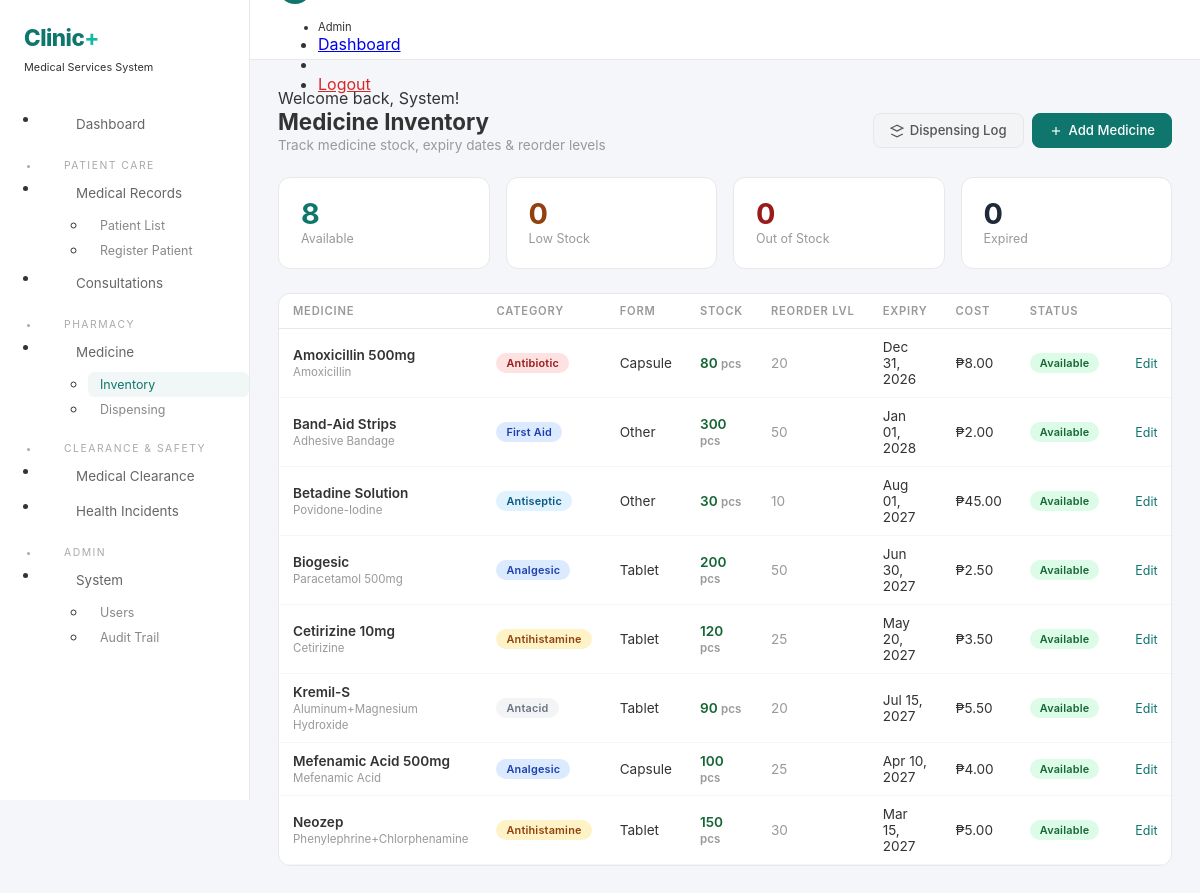
/modules/medicine_inventory/index.php (signed in), run on the app's committed database.
### tables this page shows
CREATE TABLE `medicines` (
  `medicine_id` int(11) NOT NULL AUTO_INCREMENT,
  `name` varchar(200) NOT NULL,
  `generic_name` varchar(200) DEFAULT NULL,
  `category` enum('Analgesic','Antibiotic','Antiviral','Antiseptic','Vitamins','First Aid','Antacid','Antihistamine','Antifungal','Other') DEFAULT 'Other',
  `dosage_form` enum('Tablet','Capsule','Syrup','Cream','Ointment','Injection','Drops','Inhaler','Other') DEFAULT 'Tablet',
  `unit` varchar(50) DEFAULT 'pcs',
  `stock_quantity` int(11) NOT NULL DEFAULT 0,
  `reorder_level` int(11) DEFAULT 10,
  `expiry_date` date DEFAULT NULL,
  `supplier` varchar(150) DEFAULT NULL,
  `unit_cost` decimal(10,2) DEFAULT 0.00,
  `status` enum('Available','Low Stock','Out of Stock','Expired') DEFAULT 'Available',
  `created_at` timestamp NOT NULL DEFAULT current_timestamp(),
  `updated_at` timestamp NOT NULL DEFAULT current_timestamp() ON UPDATE current_timestamp(),
  PRIMARY KEY (`medicine_id`)
);

### config/db.php (called while the page is built, shortened)
<?php
class Database {
    private static ?PDO $connection = null;
    public static function getConnection(): PDO {
        if (self::$connection === null) {
            try { $dsn = sprintf('mysql:host=%s;dbname=%s;charset=%s', self::DB_HOST, self::DB_NAME, self::DB_CHARSET);
                self::$connection = new PDO($dsn, self::DB_USER, self::DB_PASS, self::PDO_OPTIONS);
            } catch (PDOException $e) { $ld=__DIR__.'/../logs'; if(!is_dir($ld))mkdir($ld,0755,true); error_log("[".date('Y-m-d H:i:s')."] DB: ".$e->getMessage().PHP_EOL,3,$ld.'/db_errors.log'); throw new RuntimeException('Database unavailable.'); }
        } return self::$connection;
    }
}

### controllers/ClinicController.php (called while the page is built, shortened)
<?php
require_once __DIR__.'/../config/db.php';
require_once __DIR__.'/../includes/helpers.php';
require_once __DIR__.'/../models/BaseModel.php';
class ClinicController {
    private Medicine $medicine;
    public function __construct() {
        $this->medicine = new Medicine();
    }
    public function getMedicines(): array { $this->medicine->refreshStatuses(); return $this->medicine->all([],'name ASC'); }
}

### models/BaseModel.php (called while the page is built, shortened)
<?php
abstract class BaseModel {
    protected PDO $db;
    protected string $table;
    public function __construct() { $this->db = Database::getConnection(); }
    public function all(array $cond=[], string $order=''): array {
        $sql="SELECT * FROM {$this->table}"; $p=[];
        if($order)$sql.=" ORDER BY $order"; $stmt=$this->db->prepare($sql); $stmt->execute($p); return $stmt->fetchAll(PDO::FETCH_ASSOC);
    }
}

### modules/medicine_inventory/index.php (the view, shortened to what this page needs)
<?php
require_once __DIR__.'/../../controllers/ClinicController.php';
$ctrl=new ClinicController();
$medicines=$ctrl->getMedicines();
$showAdd=($_GET['action']??'')==='add';
$showEdit=isset($_GET['edit']);
$editMed=null;
$stats=['total'=>count($medicines),'available'=>0,'low'=>0,'out'=>0,'expired'=>0];
foreach($medicines as $m){
    if($m['status']==='Available')$stats['available']++;
    elseif($m['status']==='Low Stock')$stats['low']++;
    elseif($m['status']==='Out of Stock')$stats['out']++;
    elseif($m['status']==='Expired')$stats['expired']++;
}
$pageTitle='Medicine Inventory';include __DIR__.'/../../includes/layout_top.php';
?>
<div class="page-hd">
<div><h3>Medicine Inventory</h3><p>Track medicine stock, expiry dates &amp; reorder levels</p></div>
<div class="flex gap-8">
<a href="<?=get_module_path('medicine_inventory')?>/dispensing.php" class="btn btn-s"><svg width="14" height="14" viewBox="0 0 24 24" fill="none" stroke="currentColor" stroke-width="2"><path d="M12 2L2 7l10 5 10-5-10-5z"/><path d="M2 17l10 5 10-5"/></svg> Dispensing Log</a>
<a href="?action=add" class="btn btn-p"><svg width="14" height="14" viewBox="0 0 24 24" fill="none" stroke="currentColor" stroke-width="2"><line x1="12" y1="5" x2="12" y2="19"/><line x1="5" y1="12" x2="19" y2="12"/></svg> Add Medicine</a>
</div>
</div>
<div class="st-row">
<div class="st"><div class="st-v" style="color:#0f766e"><?=$stats['available']?></div><div class="st-l">Available</div></div>
<div class="st"><div class="st-v" style="color:#92400e"><?=$stats['low']?></div><div class="st-l">Low Stock</div></div>
<div class="st"><div class="st-v" style="color:#991b1b"><?=$stats['out']?></div><div class="st-l">Out of Stock</div></div>
<div class="st"><div class="st-v" style="color:#1f2937"><?=$stats['expired']?></div><div class="st-l">Expired</div></div>
</div>
<?php if($showAdd||($showEdit&&$editMed)):$m=$editMed;$isEdit=(bool)$m;?>
<?php else:?>
<div class="card"><div class="card-bd np"><div class="overflow-x">
<table class="tbl"><thead><tr><th>Medicine</th><th>Category</th><th>Form</th><th>Stock</th><th>Reorder Lvl</th><th>Expiry</th><th>Cost</th><th>Status</th><th></th></tr></thead><tbody>
<?php foreach($medicines as $m):
    $expSoon=$m['expiry_date']&&strtotime($m['expiry_date'])<=strtotime('+90 days');
?><tr>
<td><span class="text-bold"><?=sanitize_output($m['name'])?></span><br><span class="text-xs text-muted"><?=sanitize_output($m['generic_name']??'')?></span></td>
<td><?=get_status_badge($m['category'])?></td>
<td class="text-sm"><?=sanitize_output($m['dosage_form'])?></td>
<td class="text-bold" style="color:<?=$m['stock_quantity']<=($m['reorder_level']??10)?'#dc2626':'#166534'?>"><?=$m['stock_quantity']?> <span class="text-xs text-muted"><?=sanitize_output($m['unit']??'')?></span></td>
<td class="text-sm text-muted"><?=$m['reorder_level']?></td>
<td class="text-xs <?=$expSoon?'text-bold':''?>" style="<?=$expSoon?'color:#dc2626':''?>"><?=format_date($m['expiry_date'])?></td>
<td class="text-sm"><?=format_currency((float)$m['unit_cost'])?></td>
<td><?=get_status_badge($m['status'])?></td>
<td><a href="?edit=<?=$m['medicine_id']?>" class="btn-txt" style="font-size:.78rem">Edit</a></td>
</tr><?php endforeach;?>
</tbody></table>
</div></div></div>
<?php endif;?>
<?php include __DIR__.'/../../includes/layout_bottom.php';?>

### includes/helpers.php (shortened to what this page needs)
<?php
function sanitize_output(string $d): string { return htmlspecialchars($d, ENT_QUOTES, 'UTF-8'); }
function base_url(): string { $p=(!empty($_SERVER['HTTPS'])&&$_SERVER['HTTPS']!=='off')?'https':'http'; return "{$p}://".($_SERVER['HTTP_HOST']??'localhost')."/clinic"; }
function get_module_path(string $m): string { return base_url()."/modules/{$m}"; }
function format_date(?string $d, string $f='M d, Y'): string { if(!$d)return "\xe2\x80\x94"; $t=strtotime($d); return $t?date($f,$t):''; }
function format_currency(float $a): string { return "\xe2\x82\xb1".number_format($a,2); }
function get_status_badge(string $s): string {
    $m=['Active'=>'success','Inactive'=>'secondary','Graduated'=>'info','Pending'=>'warning','Cleared'=>'success','Not Cleared'=>'danger','Conditional'=>'warning',
        'Open'=>'danger','Under Review'=>'warning','Resolved'=>'success','Closed'=>'secondary',
        'Ongoing'=>'info','Completed'=>'success','Follow-up'=>'warning','Referred'=>'primary',
        'Available'=>'success','Low Stock'=>'warning','Out of Stock'=>'danger','Expired'=>'dark',
        'Minor'=>'info','Moderate'=>'warning','Severe'=>'danger','Critical'=>'dark',
        'Physical Exam'=>'primary','Lab Result'=>'info','Vaccination'=>'success','Dental'=>'warning','Vision'=>'info','Xray'=>'secondary','Medical History'=>'dark','Other'=>'secondary',
        'Injury'=>'danger','Illness'=>'warning','Allergic Reaction'=>'danger','Fainting'=>'warning','Seizure'=>'danger','Mental Health'=>'info','Accident'=>'danger',
        'Analgesic'=>'primary','Antibiotic'=>'danger','Antiviral'=>'warning','Antiseptic'=>'info','Vitamins'=>'success','First Aid'=>'primary','Antacid'=>'secondary','Antihistamine'=>'warning','Antifungal'=>'info',
        'Tablet'=>'primary','Capsule'=>'info','Syrup'=>'warning','Cream'=>'secondary','Ointment'=>'secondary',
        'Enrollment'=>'primary','OJT'=>'info','Sports'=>'success','Graduation'=>'dark','Employment'=>'warning','Field Trip'=>'info',
        'Archived'=>'secondary','Draft'=>'secondary','Male'=>'primary','Female'=>'info','Unknown'=>'secondary',
        'A+'=>'danger','A-'=>'danger','B+'=>'info','B-'=>'info','AB+'=>'warning','AB-'=>'warning','O+'=>'success','O-'=>'success'];
    $c=$m[$s]??'secondary';
    return '<span class="bd bd-'.$c.'">'.sanitize_output($s).'</span>';
}

### data on the page
medicines: name "Amoxicillin 500mg", generic_name "Amoxicillin", category "Antibiotic Available", dosage_form "Capsule", stock_quantity "80", unit "pcs", reorder_level "20", expiry_date "Dec 31, 2026", unit_cost "₱8.00"
medicines: name "Band-Aid Strips", generic_name "Adhesive Bandage", category "First Aid Available", dosage_form "Other", stock_quantity "300", unit "pcs", reorder_level "50", expiry_date "Jan 01, 2028", unit_cost "₱2.00"
medicines: name "Betadine Solution", generic_name "Povidone-Iodine", category "Antiseptic Available", dosage_form "Other", stock_quantity "30", unit "pcs", reorder_level "10", expiry_date "Aug 01, 2027", unit_cost "₱45.00"
medicines: name "Biogesic", generic_name "Paracetamol 500mg", category "Analgesic Available", dosage_form "Tablet", stock_quantity "200", unit "pcs", reorder_level "50", expiry_date "Jun 30, 2027", unit_cost "₱2.50"
medicines: name "Cetirizine 10mg", generic_name "Cetirizine", category "Antihistamine Available", dosage_form "Tablet", stock_quantity "120", unit "pcs", reorder_level "25", expiry_date "May 20, 2027", unit_cost "₱3.50"
medicines: name "Kremil-S", generic_name "Aluminum+Magnesium Hydroxide", category "Antacid Available", dosage_form "Tablet", stock_quantity "90", unit "pcs", reorder_level "20", expiry_date "Jul 15, 2027", unit_cost "₱5.50"
medicines: name "Mefenamic Acid 500mg", generic_name "Mefenamic Acid", category "Analgesic Available", dosage_form "Capsule", stock_quantity "100", unit "pcs", reorder_level "25", expiry_date "Apr 10, 2027", unit_cost "₱4.00"
medicines: name "Neozep", generic_name "Phenylephrine+Chlorphenamine", category "Antihistamine Available", dosage_form "Tablet", stock_quantity "150", unit "pcs", reorder_level "30", expiry_date "Mar 15, 2027", unit_cost "₱5.00"

### other printed values
Auth::getUserRole() "Admin"
sanitize_output($__msg) "Welcome back, System!"
$stats['available'] "8"
$stats['low'] "0"
$stats['out'] "0"
$stats['expired'] "0"
